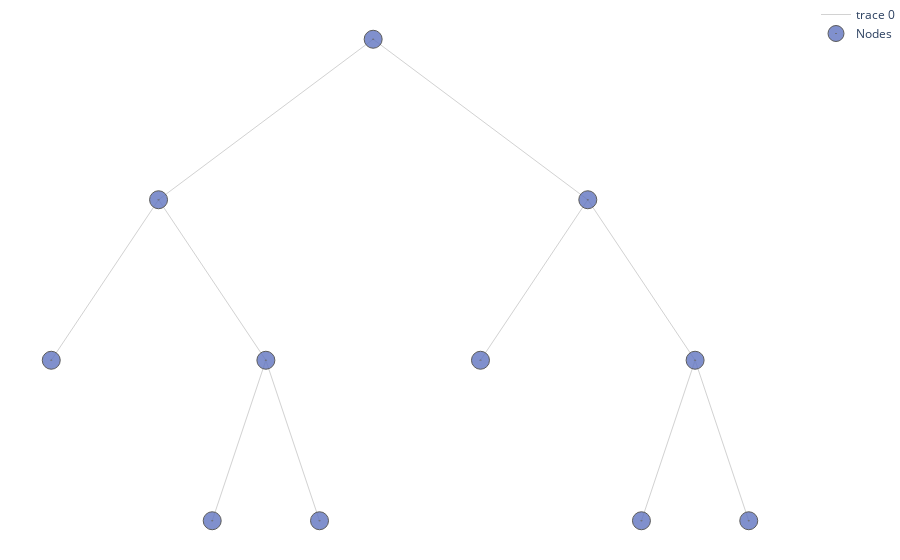

Notebook source saved alongside this figure:
### Code cell
start = time.time()
alpha, pruned_table = tree.pruning(features_test, n_features_test, y_test, table = True, html = False, graph_results = True)
#pruned_table#.style#.hide_index()

#time.time()- start

### Figure 1 — Plotly figure (JSON) as saved in the notebook; plotly's stock layout.template omitted (floating-point values rounded to 4 significant figures)
{"data": [{"hoverinfo": "none", "line": {"color": "rgb(210,210,210)", "width": 1}, "mode": "lines", "type": "scatter", "x": [0, -2, null, 0, 2, null, -2, -3, null, -2, -1, null, 2, 1, null, 2, 3, null, -1, -1.5, null, -1, -0.5, null, 3, 2.5, null, 3, 3.5, null], "y": [6, 5, null, 6, 5, null, 5, 4, null, 5, 4, null, 5, 4, null, 5, 4, null, 4, 3, null, 4, 3, null, 4, 3, null, 4, 3, null]}, {"hoverinfo": "text", "marker": {"color": "#6175c1", "line": {"color": "rgb(50,50,50)", "width": 1}, "size": 18, "symbol": "circle-dot"}, "mode": "markers", "name": "Nodes", "opacity": 0.8, "text": ["n10, None, Bin Value: 66.78, between_variance : 40133.44, Samples : 9", "n15, None, Bin Value: 133.93, between_variance : 269072.07, Samples : 15", "n1, CompPrice>127.5, Bin Value: 115.78, between_variance : 3753078.18, Samples : 280", "n2, Sales>7.55, Bin Value: 106.73, between_variance : 1845333.95, Samples : 162", "n4, Age>53.5, Bin Value: 115.71, between_variance : 1191559.6, Samples : 89", "n5, CompPrice>99.0, Bin Value: 95.78, between_variance : 669699.51, Samples : 73", "n11, Sales>10.63, Bin Value: 99.86, between_variance : 638201.27, Samples : 64", "n3, Sales>7.56, Bin Value: 128.19, between_variance : 1939204.48, Samples : 118", "n6, CompPrice>135.5, Bin Value: 139.71, between_variance : 1132044.98, Samples : 58", "n7, CompPrice>146.5, Bin Value: 117.07, between_variance : 822276.27, Samples : 60", "n14, Sales>11.88, Bin Value: 111.44, between_variance : 558893.89, Samples : 45"], "type": "scatter", "x": [-1.5, 3.5, 0, -2, -3, -1, -0.5, 2, 1, 3, 2.5], "y": [3, 3, 6, 5, 4, 4, 3, 5, 4, 4, 3]}], "layout": {"margin": {"b": 0, "l": 0, "r": 0, "t": 0}, "plot_bgcolor": "rgba(0, 0, 0, 0)", "xaxis": {"showticklabels": false, "visible": false}, "yaxis": {"showticklabels": true, "visible": false}}}
